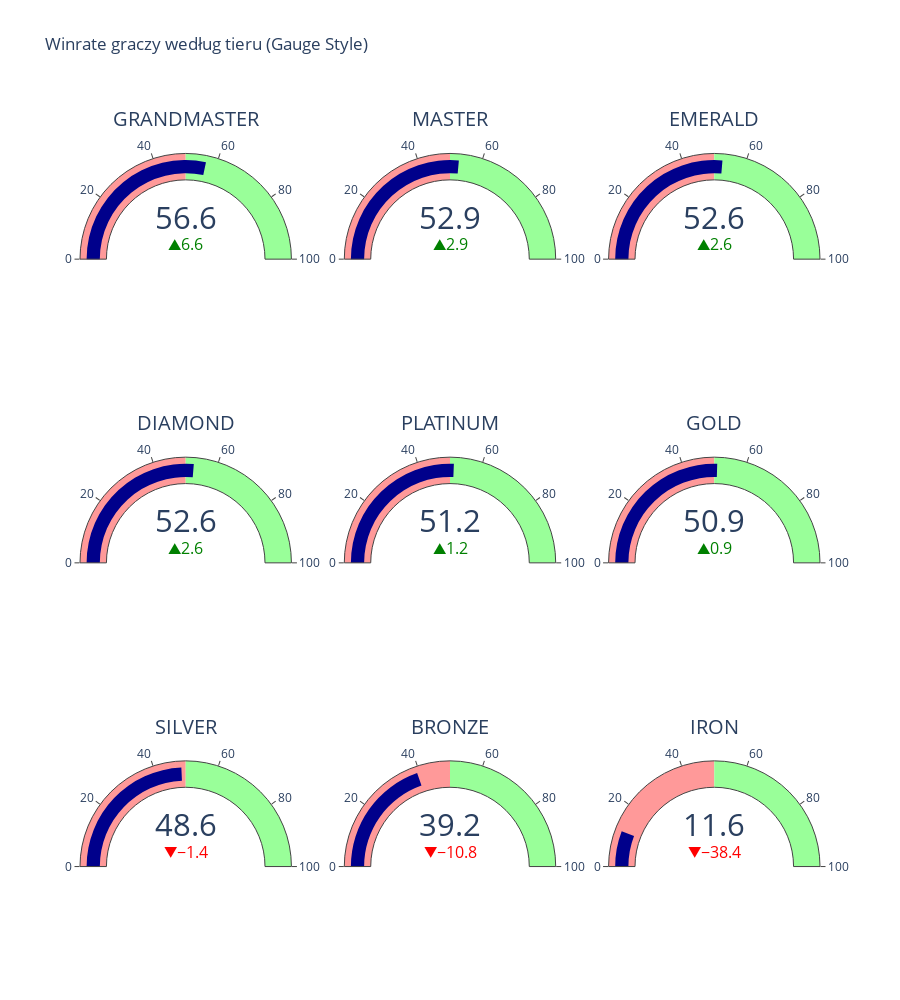

This figure's notebook cell:
### Code cell
win_stats = df.groupby('tier')[['wins', 'losses']].sum().reset_index()

win_stats = win_stats[win_stats['tier'].str.upper() != 'UNRANKED']

win_stats['winrate'] = win_stats['wins'] / (win_stats['wins'] + win_stats['losses'])
win_stats = win_stats.sort_values('winrate', ascending=False)

fig = go.Figure()

for i, row in enumerate(win_stats.itertuples()):
    fig.add_trace(go.Indicator(
        mode="gauge+number+delta",
        value=row.winrate * 100,
        delta={'reference': 50, 'increasing': {'color': "green"}, 'decreasing': {'color': "red"}},
        gauge={
            'axis': {'range': [0, 100]},
            'bar': {'color': 'darkblue'},
            'steps': [
                {'range': [0, 50], 'color': "#f99"},
                {'range': [50, 100], 'color': "#9f9"}
            ]
        },
        title={'text': f"{row.tier}"},
        domain={'row': i // 3, 'column': i % 3}
    ))

fig.update_layout(
    grid={'rows': (len(win_stats) + 2) // 3, 'columns': 3, 'pattern': "independent"},
    title="Winrate graczy według tieru (Gauge Style)",
    height=400 + 200 * ((len(win_stats) + 2) // 3)
)

fig.show()

### Figure 1 — Plotly figure (JSON) as saved in the notebook; plotly's stock layout.template omitted (floating-point values rounded to 4 significant figures)
{"data": [{"delta": {"decreasing": {"color": "red"}, "increasing": {"color": "green"}, "reference": 50}, "domain": {"column": 0, "row": 0}, "gauge": {"axis": {"range": [0, 100]}, "bar": {"color": "darkblue"}, "steps": [{"color": "#f99", "range": [0, 50]}, {"color": "#9f9", "range": [50, 100]}]}, "mode": "gauge+number+delta", "title": {"text": "GRANDMASTER"}, "type": "indicator", "value": 56.55}, {"delta": {"decreasing": {"color": "red"}, "increasing": {"color": "green"}, "reference": 50}, "domain": {"column": 1, "row": 0}, "gauge": {"axis": {"range": [0, 100]}, "bar": {"color": "darkblue"}, "steps": [{"color": "#f99", "range": [0, 50]}, {"color": "#9f9", "range": [50, 100]}]}, "mode": "gauge+number+delta", "title": {"text": "MASTER"}, "type": "indicator", "value": 52.85}, {"delta": {"decreasing": {"color": "red"}, "increasing": {"color": "green"}, "reference": 50}, "domain": {"column": 2, "row": 0}, "gauge": {"axis": {"range": [0, 100]}, "bar": {"color": "darkblue"}, "steps": [{"color": "#f99", "range": [0, 50]}, {"color": "#9f9", "range": [50, 100]}]}, "mode": "gauge+number+delta", "title": {"text": "EMERALD"}, "type": "indicator", "value": 52.63}, {"delta": {"decreasing": {"color": "red"}, "increasing": {"color": "green"}, "reference": 50}, "domain": {"column": 0, "row": 1}, "gauge": {"axis": {"range": [0, 100]}, "bar": {"color": "darkblue"}, "steps": [{"color": "#f99", "range": [0, 50]}, {"color": "#9f9", "range": [50, 100]}]}, "mode": "gauge+number+delta", "title": {"text": "DIAMOND"}, "type": "indicator", "value": 52.6}, {"delta": {"decreasing": {"color": "red"}, "increasing": {"color": "green"}, "reference": 50}, "domain": {"column": 1, "row": 1}, "gauge": {"axis": {"range": [0, 100]}, "bar": {"color": "darkblue"}, "steps": [{"color": "#f99", "range": [0, 50]}, {"color": "#9f9", "range": [50, 100]}]}, "mode": "gauge+number+delta", "title": {"text": "PLATINUM"}, "type": "indicator", "value": 51.24}, {"delta": {"decreasing": {"color": "red"}, "increasing": {"color": "green"}, "reference": 50}, "domain": {"column": 2, "row": 1}, "gauge": {"axis": {"range": [0, 100]}, "bar": {"color": "darkblue"}, "steps": [{"color": "#f99", "range": [0, 50]}, {"color": "#9f9", "range": [50, 100]}]}, "mode": "gauge+number+delta", "title": {"text": "GOLD"}, "type": "indicator", "value": 50.94}, {"delta": {"decreasing": {"color": "red"}, "increasing": {"color": "green"}, "reference": 50}, "domain": {"column": 0, "row": 2}, "gauge": {"axis": {"range": [0, 100]}, "bar": {"color": "darkblue"}, "steps": [{"color": "#f99", "range": [0, 50]}, {"color": "#9f9", "range": [50, 100]}]}, "mode": "gauge+number+delta", "title": {"text": "SILVER"}, "type": "indicator", "value": 48.6}, {"delta": {"decreasing": {"color": "red"}, "increasing": {"color": "green"}, "reference": 50}, "domain": {"column": 1, "row": 2}, "gauge": {"axis": {"range": [0, 100]}, "bar": {"color": "darkblue"}, "steps": [{"color": "#f99", "range": [0, 50]}, {"color": "#9f9", "range": [50, 100]}]}, "mode": "gauge+number+delta", "title": {"text": "BRONZE"}, "type": "indicator", "value": 39.23}, {"delta": {"decreasing": {"color": "red"}, "increasing": {"color": "green"}, "reference": 50}, "domain": {"column": 2, "row": 2}, "gauge": {"axis": {"range": [0, 100]}, "bar": {"color": "darkblue"}, "steps": [{"color": "#f99", "range": [0, 50]}, {"color": "#9f9", "range": [50, 100]}]}, "mode": "gauge+number+delta", "title": {"text": "IRON"}, "type": "indicator", "value": 11.6}], "layout": {"grid": {"columns": 3, "pattern": "independent", "rows": 3}, "height": 1000, "title": {"text": "Winrate graczy według tieru (Gauge Style)"}}}
